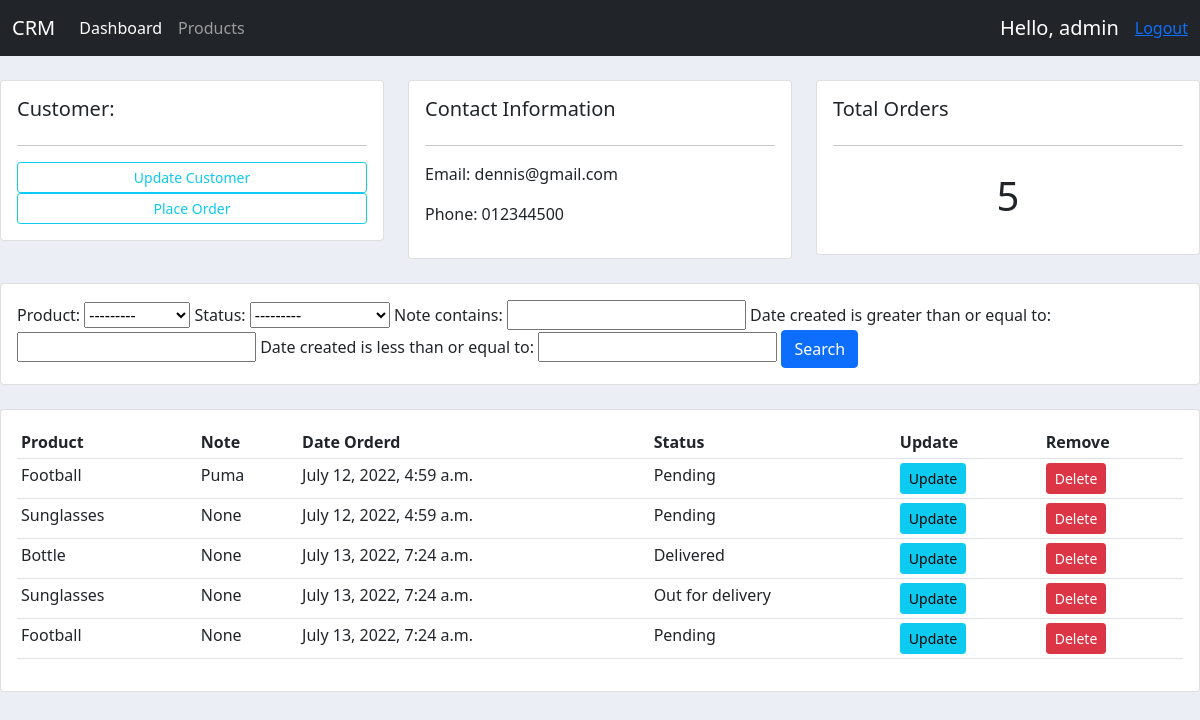
The app's page /customer/1/ (signed in) with its own data.
### accounts/models.py (models this page shows, shortened)
class Customer(models.Model):
	user = models.OneToOneField(User, null=True, blank=True, on_delete=models.CASCADE)
	name = models.CharField(max_length=200, null=True)
	phone = models.CharField(max_length=200, null=True)
	email = models.CharField(max_length=200, null=True)
	profile_pic = models.ImageField(default="profile1.png", null=True, blank=True)
	date_created = models.DateTimeField(auto_now_add=True, null=True)

class Order(models.Model):
	STATUS = (
			('Pending', 'Pending'),
			('Out for delivery', 'Out for delivery'),
			('Delivered', 'Delivered'),
			)
	customer = models.ForeignKey(Customer, null=True, on_delete= models.SET_NULL)
	product = models.ForeignKey(Product, null=True, on_delete= models.SET_NULL)
	date_created = models.DateTimeField(auto_now_add=True, null=True)
	status = models.CharField(max_length=200, null=True, choices=STATUS)
	note=models.CharField(max_length=200, null=True)

class Product(models.Model):
	CATEGORY = (
			('Indoor', 'Indoor'),
			('Out Door', 'Out Door'),
			)
	name = models.CharField(max_length=200, null=True)
	price = models.FloatField(null=True)
	category = models.CharField(max_length=200, null=True, choices=CATEGORY)
	description = models.CharField(max_length=200, null=True, blank=True)
	date_created = models.DateTimeField(auto_now_add=True, null=True)
	tags = models.ManyToManyField(Tag)
	def __str__(self):
		return self.name

### accounts/decorators.py (the view)
		def wrapper_func(request, *args, **kwargs):
			group = None
			if request.user.groups.exists():
				group = request.user.groups.all()[0].name
			if group in allowed_roles:
				return view_func(request, *args, **kwargs)
			else:
				return HttpResponse('You are not authorized to view this page')

### accounts/views.py (called while the page is built)
@login_required(login_url='login')
@allowed_users(allowed_roles=['admin'])
def customer(request, pk_test):
	customer = Customer.objects.get(id=pk_test)
	orders = customer.order_set.all()
	order_count = orders.count()
	myFilter = OrderFilter(request.GET, queryset=orders)
	orders = myFilter.qs
	context = {'customer':customer, 'orders':orders, 'order_count':order_count,'myFilter':myFilter}
	return render(request, 'accounts/customer.html',context)

### accounts/templates/accounts/customer.html
{% extends 'accounts/main.html' %}
{% block  content%}
<br>
<div class="row">
	<div class="col-md">
		<div class="card card-body">
			<h5>Customer:</h5>
			<hr>
			<a class="btn btn-outline-info  btn-sm btn-block" href="">Update Customer</a>
			<a class="btn btn-outline-info  btn-sm btn-block" href="{% url 'create_order' customer.id %}">Place Order</a>
		</div>
	</div>
	<div class="col-md">
		<div class="card card-body">
			<h5>Contact Information</h5>
			<hr>
			<p>Email: {{customer.email}}</p>
			<p>Phone: {{customer.phone}}</p>
		</div>
	</div>
	<div class="col-md">
		<div class="card card-body">
			<h5>Total Orders</h5>
			<hr>
			<h1 style="text-align: center;padding: 10px">{{order_count}}</h1>
		</div>
	</div>
</div>
<br>
<div class="row">
	<div class="col">
		<div class="card card-body">
			<form method="get">
				{{myFilter.form}}
		    <button class="btn btn-primary" type="submit">Search</button>
		  </form>
		</div>
	</div>
</div>
<br>
<div class="row">
	<div class="col-md">
		<div class="card card-body">
			<table class="table table-sm">
				<tr>
					<th>Product</th>
					<th>Note</th>
					<th>Date Orderd</th>
					<th>Status</th>
					<th>Update</th>
					<th>Remove</th>
				</tr>
				{% for order in orders %}
				<tr>
					<td>{{order.product}}</td>
					<td>{{order.note}}</td>
					<td>{{order.date_created}}</td>
					<td>{{order.status}}</td>
					<td><a class="btn btn-sm btn-info" href="{% url 'update_order' order.id %}">Update</a></td>
					<td><a class="btn btn-sm btn-danger"href="{% url 'delete_order' order.id %}">Delete</a></td>
				</tr>
				{% endfor %}
			</table>
		</div>
	</div>
</div>
{% endblock  %}

### accounts/templates/accounts/navbar.html (shortened to what this page needs)
<nav class="navbar navbar-expand-lg navbar-dark bg-dark">
    <div class="container-fluid">
      <a class="navbar-brand" href="#">CRM</a>
      <div class="collapse navbar-collapse" id="navbarSupportedContent">
        <ul class="navbar-nav me-auto mb-2 mb-lg-0">
        {% if request.user.is_staff %}
          <li class="nav-item">
            <a class="nav-link active" aria-current="page" href="{% url 'home' %}">Dashboard</a>
          </li>
          <li class="nav-item">
            <a class="nav-link" href="{% url 'products' %}">Products</a>
          </li>
          {% else %}
       <li class="nav-item">
        <a class="nav-link" href="{% url 'account' %}">Settings</a>
      </li>
          {% endif %}
        </ul>
      </div>
      <a class="navbar-brand" >Hello, {{request.user}}</a>
      <a  href="{% url 'logout' %}">Logout</a>
  </div>
  </nav>

### static/css/main.css (style rules this page uses)
body { background-color: #ebeff5; }

### records on screen
Customer: email "dennis@gmail.com", phone "012344500"
Order: product "Football", note "Puma", date_created "July 12, 2022, 4:59 a.m.", status "Pending"
Order: product "Sunglasses", note "None", date_created "July 12, 2022, 4:59 a.m.", status "Pending"
Order: product "Bottle", note "None", date_created "July 13, 2022, 7:24 a.m.", status "Delivered"
Order: product "Sunglasses", note "None", date_created "July 13, 2022, 7:24 a.m.", status "Out for delivery"
Order: product "Football", note "None", date_created "July 13, 2022, 7:24 a.m.", status "Pending"

### other values on screen
{{ request.user }} "admin"
{{ order_count }} "5"
